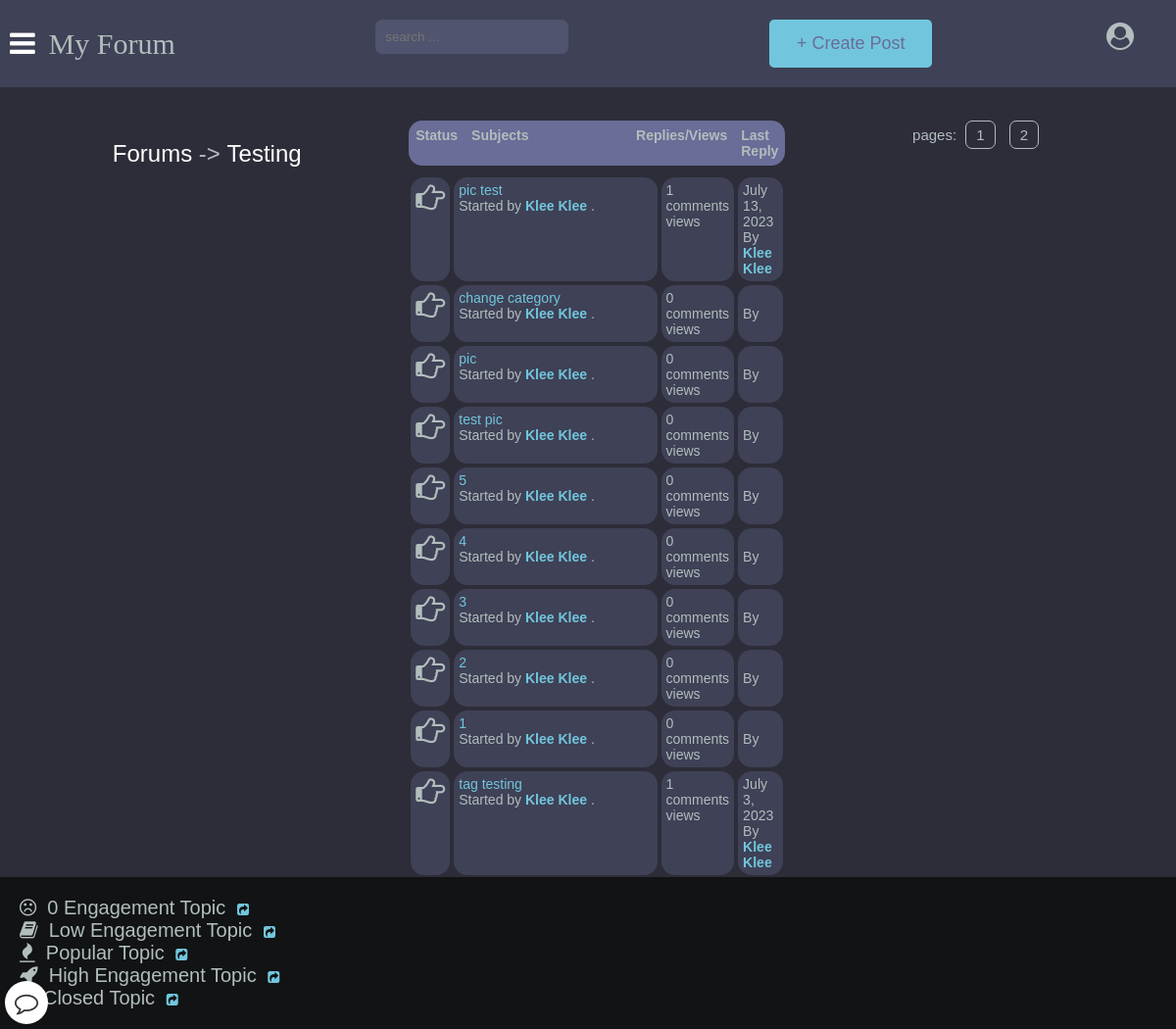
/posts/testing/, run on an earlier commit of the app's database.
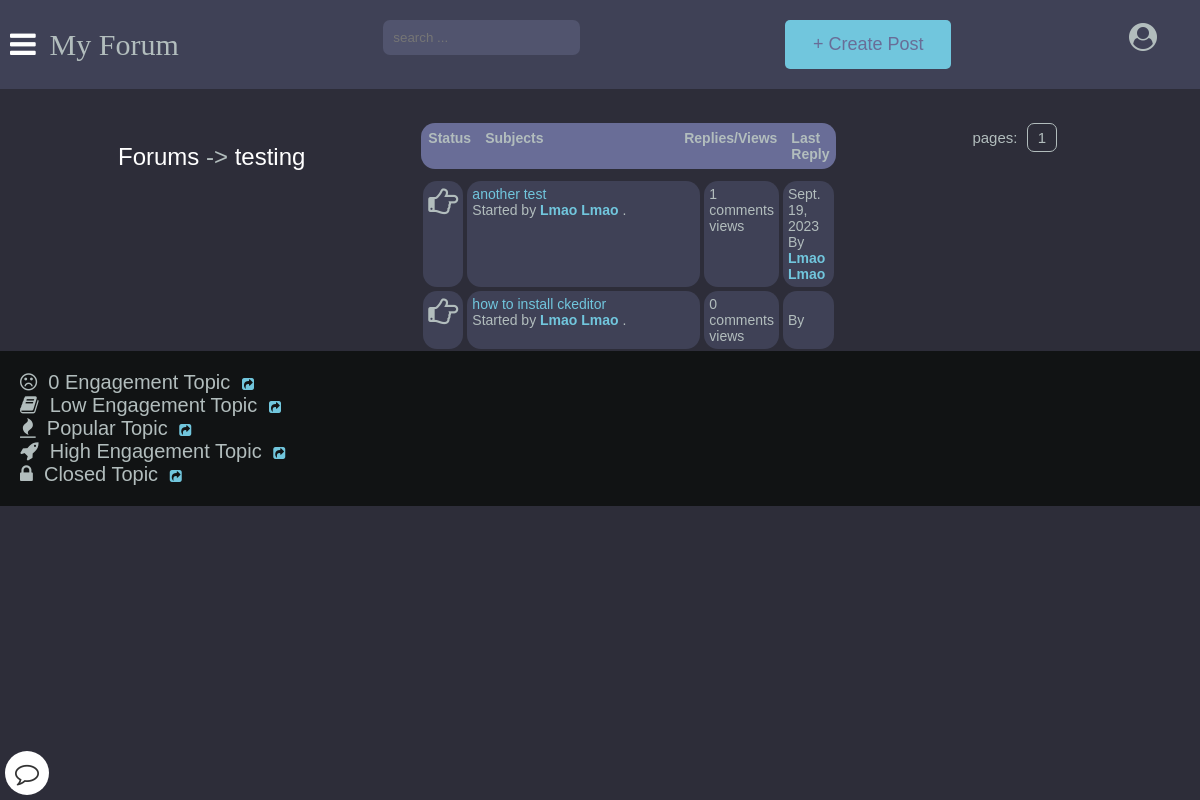
And on a later commit of the database.
### main/models.py (models this page shows, shortened)
class Category(models.Model):
    title = models.CharField(max_length=50)
    slug = models.SlugField(max_length=400, unique=True, blank=True)
    description = models.TextField(default="description")
    class Meta:
        verbose_name_plural = "categories"
    def get_url(self):
        return reverse("posts", kwargs={
            "slug":self.slug
        })

class Post(models.Model):
    title = models.CharField(max_length=400)
    slug = models.SlugField(max_length=400, unique=True, blank=True)
    user = models.ForeignKey(Author, on_delete=models.CASCADE)
    content = HTMLField()
    categories = models.ManyToManyField(Category)
    date = models.DateTimeField(auto_now_add=True)
    approved = models.BooleanField(default=True)
    image = models.ImageField(upload_to='post_images', blank=True, null=True)
    hit_count_generic = GenericRelation(HitCount, object_id_field='object_pk',
        related_query_name='hit_count_generic_relation'
    )
    tags = TaggableManager()
    comments = models.ManyToManyField(Comment, blank=True)
    def get_url(self):
        return reverse("detail", kwargs={
            "slug":self.slug
        })
    class Meta:
        ordering = ['-date']
    @property
    def num_comments(self):
        return self.comments.count()
    @property
    def last_reply(self):
        return self.comments.latest("date")

class Author(models.Model):
    user = models.ForeignKey(User, on_delete=models.CASCADE)
    fullname = models.CharField(max_length=40, blank=True)
    slug = models.SlugField(max_length=400, unique=True, blank=True)
    bio = HTMLField(default='none')
    points = models.IntegerField(default=0)
    email = models.EmailField(unique=False,default="example@gmail.com", validators=[EmailValidator(message="Invalid email format")])
    profile_pic = ResizedImageField(size=[400, 400], quality=100, upload_to="authors", default="defaults/default_profile_pic.jpg", null=True, blank=False)

class Comment(models.Model):
    user = models.ForeignKey(Author, on_delete=models.CASCADE)
    content = models.TextField()
    date = models.DateTimeField(auto_now_add=True)
    replies = models.ManyToManyField(Reply, blank=True)

### main/views.py (the view)
# urls.py: path("posts/<slug>/", posts, name="posts"),
def posts(request, slug):
    category = get_object_or_404(Category, slug=slug)
    posts = Post.objects.filter(approved=True, categories=category)
    paginator = Paginator(posts, 10)
    page = request.GET.get("page")
    try:
        posts = paginator.page(page)
    except PageNotAnInteger:
        posts = paginator.page(1)
    except EmptyPage:
        posts = paginator.page(paginator.num_pages)
    context = {
        "posts":posts,
        "forum": category,
        "title": "Posts"
    }
    return render(request, "posts.html", context)

### templates/posts.html
{% extends 'base.html' %}
{% load hitcount_tags %}
{% block content %}
    <div class="container">
        <div class="navigate">
            <span><a href="{% url 'home' %}">Forums</a> -> <a href="{{forum.get_url}}">{{forum.title}}</a></span>
        </div>
        <div class="posts-table">
            <div class="table-head">
                <div class="status">Status</div>
                <div class="subjects">Subjects</div>
                <div class="replies">Replies/Views</div>
                <div class="last-reply">Last Reply</div>
            </div>
            {% for post in posts %}
            <div class="table-row">
                <div class="status"><i class="fa fa-hand-o-right"></i></div>
                <div class="subjects">
                    <a href="{{post.get_url}}">{{post.title}}</a>
                    <br>
                    <span>Started by <b><a href="">{{post.user.fullname|title}}</a></b> .</span>
                </div>
                <div class="replies">
                    {{post.num_comments}} comments <br> {% get_hit_count for post %} views
                </div>
                <div class="last-reply">
                    {{post.last_reply.date|date}}
                    <br>By <b><a href="">{{post.last_reply.user.fullname|title}}</a></b>
                </div>
            </div>
            {% endfor %}
        </div>
            <div class="pagination">
                pages: {% for num_page in posts.paginator.page_range %}<a href="?page={{num_page}}">{{num_page}}</a> {% endfor %}
            </div>
    </div>
    <div class="note">
        <span><i class="fa fa-frown-o"></i>&nbsp; 0 Engagement Topic</span>&nbsp;&nbsp;&nbsp;<a href=""><i class="fa fa-share-square"></i></a><br>
        <span><i class="fa fa-book"></i>&nbsp; Low Engagement Topic</span>&nbsp;&nbsp;&nbsp;<a href=""><i class="fa fa-share-square"></i></a><br>
        <span><i class="fa fa-fire"></i>&nbsp; Popular Topic</span>&nbsp;&nbsp;&nbsp;<a href=""><i class="fa fa-share-square"></i></a><br>
        <span><i class="fa fa-rocket"></i>&nbsp; High Engagement Topic</span>&nbsp;&nbsp;&nbsp;<a href=""><i class="fa fa-share-square"></i></a><br>
        <span><i class="fa fa-lock"></i>&nbsp; Closed Topic</span>&nbsp;&nbsp;&nbsp;<a href=""><i class="fa fa-share-square"></i></a><br>
    </div>
{% endblock content %}

### templates/base.html (shortened to what this page needs)
{% load static %}
<!DOCTYPE html>
<html lang="en">
<head>
    <link rel="stylesheet" href="{% static 'style.css' %}">
    <link rel="stylesheet" href="https://cdnjs.cloudflare.com/ajax/libs/font-awesome/4.7.0/css/font-awesome.min.css">
</head>
<body>
    <header class="header">
        <div class="navbar">
            <div class="myforum">
                <div id="iconnav"><a class="bar-icon" id="iconBar" onclick="hideIconBar()"><i class="fa fa-bars"></i></a></div>
                <div class="brand" id="logo"><a id="myforum" style="color:#b2bdbd;" href="{% url 'home' %}">My Forum</a></div>
            </div>
            <div id="searching" class="">
                <form action="{% url 'search_result' %}" role="form" method="GET">
                    <div class="search-box">
                        <div>
                            <input type="text" name="query" placeholder="search ..." id="finding" style="color: white;">
                        </div>
                    </div>
                </form>
            </div>
            <div id="createpost" style="font-size:18px; font-weight:300px; "><a style=" color:#696d97;" class="btn btn--main" id="createpost" href="
                ">+ Create Post</a>
            </div>
            <div class="dropdown">
                {% if user.is_authenticated %}
                <i class="fa fa-user-circle"></i>
                <div class="dropdown-options">
                    <a href="{% url 'view_profile' %}">Profile</a>
                    <a href="{% url 'edit_profile' %}">Edit</a>
                    <a href="{% url 'logout' %}">Logout</a>
                </div>
                {% else%}
                <i class="fa fa-user-circle"></i>
                {% endif %}
            </div>
        </div>
    </header>
    <div class="fixed-button">
        <a href="">
            <i class="fa fa-comment-o" aria-hidden="true"></i>
        </a>
    </div>
    {% block content %}
    {% endblock content %}
</body>
</html>

### static/style.css (style rules this page uses)
:root { --color-main: #71c6dd; --color-main-light: #e1f6fb; --color-dark: #3f4156; --color-dark-medium: #51546e; --color-dark-light: #696d97; --color-light: #e5e5e5; --color-gray: #8b8b8b; --color-light-gray: #b2bdbd; --color-bg: #2d2d39; --color-success: #5dd693; --color-error: #fc4b0b; }
* { box-sizing: border-box; }
html { font-size: 14px; font-family: Arial, Helvetica, sans-serif; background-color:var(--color-bg); color:var(--color-light-gray); }
a { display: inline-block; color: var(--color-main); text-decoration: none; }
div { display: block; }
.fixed-button { position: fixed; bottom: 5px; left: 5px; z-index: 1000; }
.fixed-button a { text-decoration: none; }
.fixed-button i { font-size: 24px; color: #333; background-color: #fff; border-radius: 50%; padding: 10px; }
#searching { align-items: center; }
.header { background-color: var(--color-dark); position: relative; }
#finding { background-color: var(--color-dark-medium); border: 0px; border-radius: 0.5rem; }
.btn { background-color: transparent; border: none; display: inline-flex; align-items: center; gap: 1rem; cursor: pointer; padding: 1rem 2rem; border-radius: 5px; font-weight: 30; }
.btn--main { background-color: var(--color-main); color: var(--color-dark); }
.dropdown { display: inline-block; position: relative; right: 0; }
.fa-user-circle { scale: 200%; margin-right: 50px; margin-bottom: 15px; }
.myforum { margin-left: 0; }
#iconnav, #logo { display:inline; }
.container { margin: auto; max-width: 120rem; width: 90%; display: flex; justify-content: space-around; align-items: flex-start; margin-top: 2.4rem; }
.navbar { display:flex; align-items: center; background-color: var(--color-dark); justify-content: space-between; }
.bar-icon { font-size: 30px; display: inline-block; margin-right:10px; margin-left: 10px; color: #fff; cursor: pointer; }
.brand { font-size:30px; display: inline-block; font-family:aquire; }
.search-box { padding: 20px; display:flex; justify-content: center; }
.search-box input { padding: 10px; }
.table-head { display: flex; background-color: var(--color-dark-light); border-radius: 1rem; margin-bottom: 10px; }
.table-head div { padding: 5px; margin: 2px; background-color: --color-dark-light; font-weight: bold; }
.table-head .status { flex: 5%; }
.table-head .subjects { flex: 70%; }
.table-head .replies { flex: 10%; }
.table-head .last-reply { flex: 15%; }
.table-row { display: flex; }
.table-row .status, .table-row .subjects, .table-row .replies, .table-row .last-reply { padding: 5px; margin: 2px; background-color: var(--color-dark); border-radius: 1rem; }
.table-row .status { flex: 5%; font-size: 30px; text-align: center; }
.table-row .subjects { flex: 70%; }
.table-row .replies { flex: 10%; }
.table-row .last-reply { flex: 15%; }
.navigate { margin-block: 20px; font-weight: lighter; font-size: 24px; }
.navigate a { color: #fff; }
.pagination { padding: 0px 20px 20px 20px; font-size: 15px; }
.pagination a { color: var(--color-light-gray); margin-inline: 5px; padding: 5px 10px; border: solid 0.5px var(--color-light-gray); border-radius: 0.5rem; }
.note { background-color:#111314; padding: 20px; display: block; }
.note span { font-size: 20px; margin-block: 5px; }
body { margin:0px; background-color: var(--color-bg); }

What changed in the data, as far as the page shows it:
removed Category: title "Testing"
removed Post: title "pic test", user.fullname "Klee Klee", num_comments "1", last_reply "July 13, 2023", last_reply.user.fullname "Klee Klee"
removed Post: title "change category", user.fullname "Klee Klee", num_comments "0"
removed Post: title "pic", user.fullname "Klee Klee", num_comments "0"
removed Post: title "test pic", user.fullname "Klee Klee", num_comments "0"
removed Post: title "5", user.fullname "Klee Klee", num_comments "0"
removed Post: title "4", user.fullname "Klee Klee", num_comments "0"
removed Post: title "3", user.fullname "Klee Klee", num_comments "0"
removed Post: title "2", user.fullname "Klee Klee", num_comments "0"
removed Post: title "1", user.fullname "Klee Klee", num_comments "0"
removed Post: title "tag testing", user.fullname "Klee Klee", num_comments "1", last_reply "July 3, 2023", last_reply.user.fullname "Klee Klee"
added Category: title "testing"
added Post: title "another test", user.fullname "Lmao Lmao", num_comments "1", last_reply "Sept. 19, 2023", last_reply.user.fullname "Lmao Lmao"
added Post: title "how to install ckeditor", user.fullname "Lmao Lmao", num_comments "0"
Also different on the page:
list line gone: "2"
